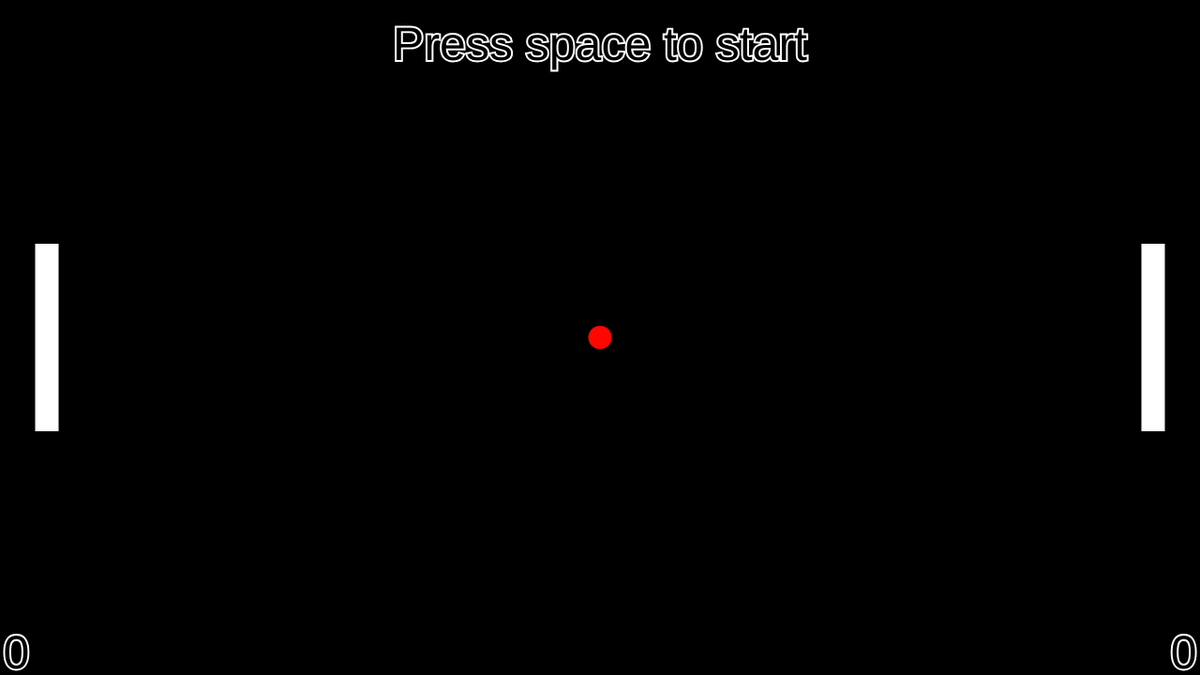
Frame 1 (no input)
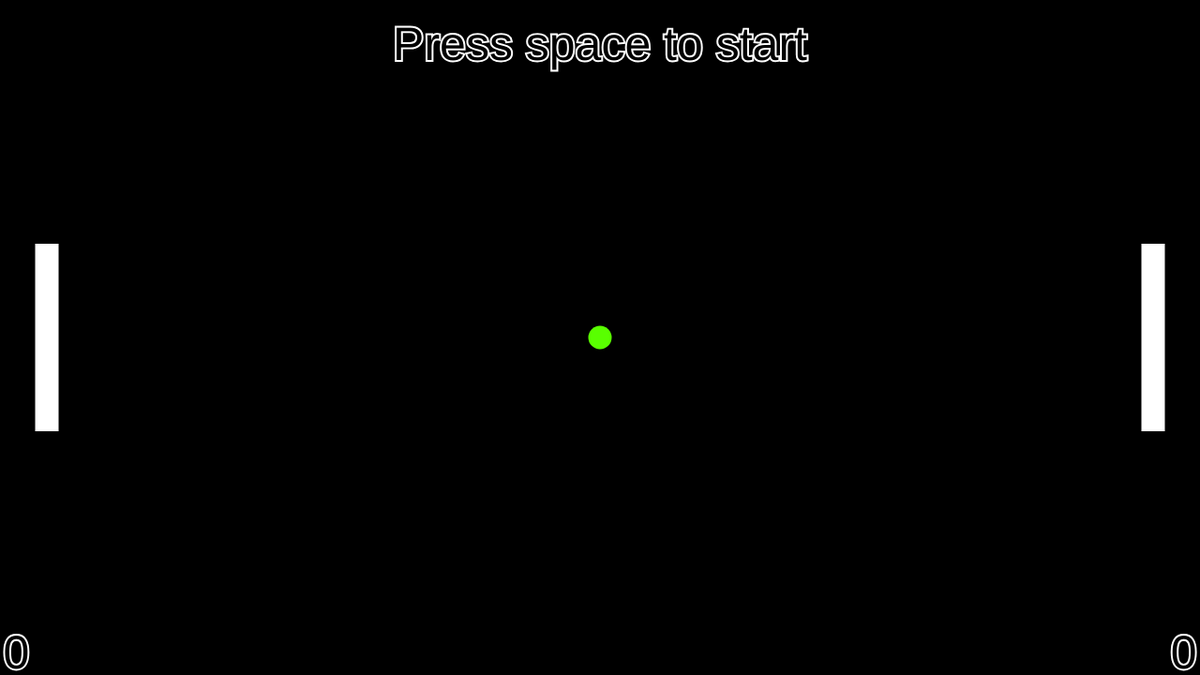
Frame 60 (no input)
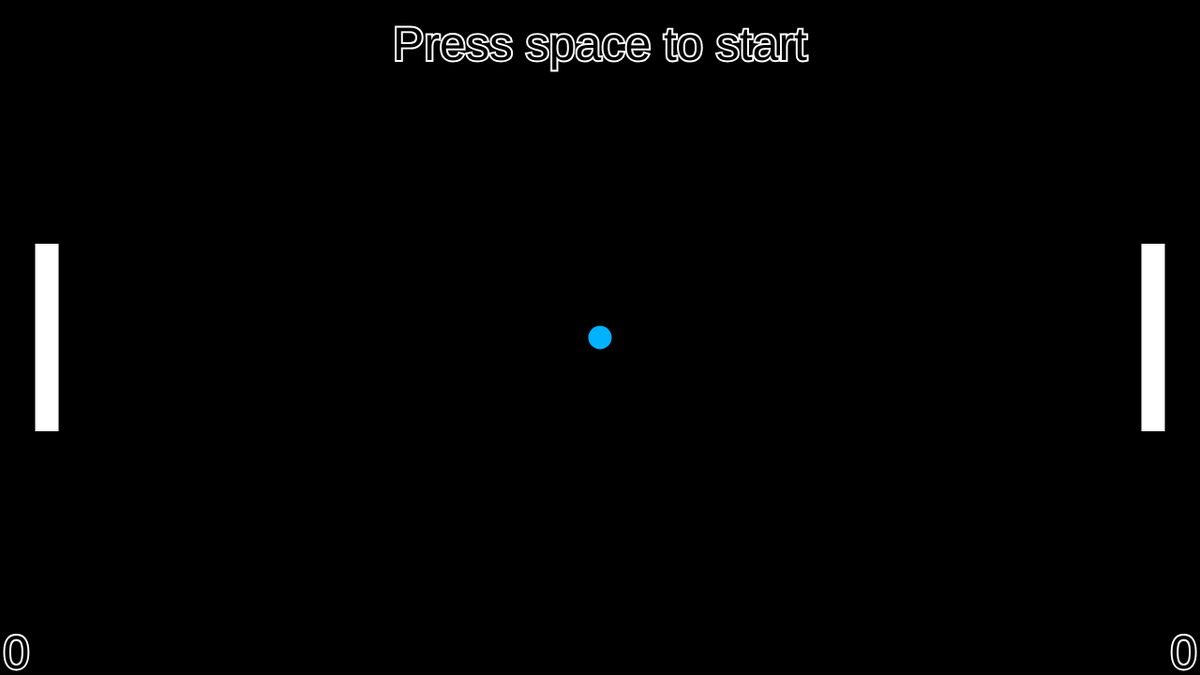
Frame 120 (the mouse pressed at the canvas centre since frame 60)

The p5.js sketch that drew these frames (run headless with seeded random() and noise() and a simulated clock; from frame 60 on, the mouse is pressed at the canvas centre):

// p5.js sketch
// ── sketch.js
var P1;
var P2;
var ball;
var menuActive;
var resumeButton;
var playVsCPUbutton;

var score = {p1: 0, p2:0, lastWinner: 1};

score.draw = function(){
	push();
	fill(0);
	stroke(255);
	strokeWeight(4);
	textSize(50);
	textAlign(LEFT, BASELINE);
	text(this.p1, 3.5, height-7);
	textAlign(RIGHT, BASELINE);
	text(this.p2, width-3.5, height-7);
	pop();
}

function setup() {
	createCanvas(1280,720);
	colorMode(HSB, 360, 100, 100, 255);
	noStroke();
	background(0);
	P1 = new Paddle(50, height/2, 25, 200, 90, 83); //z = 90, s = 83
	P2 = new Paddle(width-50, height/2, 25, 200, UP_ARROW, DOWN_ARROW);
	ball = new Ball(width/2, height/2, 25, 0);
	menuActive = false;
	resumeButton = new Button(width/2, height/2, 300, 75, "Resume");
	playVsCPUbutton = new Button(width/2, height/2 + 100, 300, 75, "CPU ON");
}

function draw() {
	if(!menuActive){
		tickGame();
	}
	render();
}

function tickGame() {
	P1.tick();
	P2.tick();
	ball.tick();
	if(ball.x < 0 || ball.x > width){
		if(ball.x < 0){
			score.p2++;
			score.lastWinner = 2;
		}
		else {
			score.p1++;
			score.lastWinner = 1;
		}
		//P1 = new Paddle(50, height/2, 25, 200, 90, 83); //z = 90, s = 83
		//P2 = new Paddle(width-50, height/2, 25, 200, UP_ARROW, DOWN_ARROW);
		ball = new Ball(width/2, height/2, 25, 0);
	}

}

function drawGame() {
	background(0);
	P1.draw();
	P2.draw();
	score.draw();
	ball.drawHistory();
	ball.draw();
}

function drawMenu() {
	push();
	colorMode(RGB);
	fill(127,127,127,100); //RGBA, gray semi-transparent background
	rectMode(CORNER);
	noStroke();
	rect(0,0,width,height);
	fill(255);
	textSize(75);
	textAlign(CENTER,CENTER);
	stroke(255);
	strokeWeight(3);
	text("Menu", width/2, height/2 - 100);
	resumeButton.draw();
	playVsCPUbutton.draw();
	pop();
}

function render() {
	drawGame();
	if(ball.speed == 0){
		fill(0);
		textSize(50);
		textAlign(CENTER,CENTER);
		stroke(255);
		strokeWeight(4);
		text("Press space to start", width/2, 50);
	}
	if(menuActive){
		drawMenu();
	}
}

function Paddle(x,y,w,h, keyUp, keyDown){
	this.x = x;
	this.y = y;
	this.height = h;
	this.width = w;
	this.speed = 15;
	this.keyUp = keyUp;
	this.keyDown = keyDown;
	this.color = color(255);

	this.draw = function() {
		noStroke();
		fill(this.color);
		rectMode(CENTER)
		rect(this.x,this.y,this.width,this.height);
	}

	this.tick = function() {
		if(playVsCPUbutton.text == "CPU OFF" || this == P2){
			if(keyIsDown(keyDown))
				this.y += this.speed
			else if(keyIsDown(keyUp))
				this.y -= this.speed
		} else {
			if(this.y - ball.y > 50)
				this.y -= this.speed;
			else if(this.y - ball.y < -50)
				this.y += this.speed;
		}
		this.y = constrain(this.y, this.height/2, height-this.height/2);
	}
}

function Ball(x,y,size,col) {
	this.x = x;
	this.y = y;
	this.size = size;
	this.speed = 0;
	this.angle = 0;
	this.col = col;
	this.history = [];

	this.draw = function() {
		noStroke();
		fill(color(this.col, 100, 100));
		ellipseMode(CENTER);
		ellipse(this.x,this.y,this.size,this.size);
	}

	this.drawHistory = function() {
		for(let i = 0; i < this.history.length; i++){
			noStroke();
			fill(color(this.history[i].col, 255, 100, i/this.history.length*100*0.7));
			ellipseMode(CENTER);
			ellipse(this.history[i].x,this.history[i].y,this.size*((i+1)/this.history.length/2+0.5),this.size*((i+1)/this.history.length/2+0.5));
		}
	}

	this.collide = function(paddle){
		if(abs(this.x - paddle.x) <= (this.size + paddle.width)/2){
			if(this.y + this.size/2 >= paddle.y - paddle.height/2 && this.y - this.size/2 <= paddle.y + paddle.height/2){
				paddle.color = color(this.col, 100, 100);
				return true;
			}
		}
		return false;
	}

	this.tick = function() {
		// Check collision 5 times per width of the ball
		let steps = ceil(this.speed/this.size*5);
		if(steps == 0)
			this.cycleColor();
		for(let i = 0; i < steps; i++){
			this.history.push(new Ball(this.x, this.y, this.size, this.col));
			this.cycleColor();
			// Remove end of the tail
			while(this.history.length > 10*steps+10)
				this.history.splice(0,1);
			this.x += this.speed * cos(this.angle) / steps;
			this.y += this.speed * sin(this.angle) / steps;
			if(this.collide(P1)){
				this.angle = (this.y - P1.y)/P1.height*HALF_PI;
				this.speed++;
			} else if(this.collide(P2)){
				this.angle = PI-(this.y - P2.y)/P2.height*HALF_PI;
				this.speed++;
			}
			if(this.y - this.size/2 <= 0 || this.y + this.size/2 >= height){
				this.angle = -this.angle;
			}
		}
		if(this.speed == 0 && keyIsDown(32)){ //32 = space bar
			// Loser of previous round gets the ball first
			this.speed = 20;
			this.angle = score.lastWinner == 1 ? 0 : PI;
		}
	}

	this.cycleColor = function() {
		let step = 1.65;
		this.col = (this.col+step) % 360;
	}
}

function Button(x,y,w,h,t){
	this.x = x;
	this.y = y;
	this.width = w;
	this.height = h;
	this.text = t;

	this.draw = function(){
		stroke(255,255,255);
		if(this.hover()){
			fill(75,75,75);
		} else {
			fill(0,0,0);
		}
		strokeWeight(3);
		rect(this.x-this.width/2,this.y-this.height/2,this.width,this.height);
		textAlign(CENTER, CENTER);
		textSize(this.height*0.666);
		fill(255,255,255);
		strokeWeight(2);
		text(this.text, this.x, this.y+0.05*this.height);
	}

	this.hover = function() {
		if(inRect(mouseX, mouseY, this.x, this.y, this.width, this.height))
			return true;
		return false;
	}
}

function inRect(x,y,xRect, yRect, w,h) {
	xRect -= w/2;
	yRect -= h/2;
	if(x >= xRect && x <= xRect+w && y >= yRect && y <= yRect+h){
		return true;
	}
	return false;
}

function keyPressed() {
	if(keyCode == ESCAPE)
		menuActive = menuActive ? false : true;
	else if(keyCode == 107  && ball.speed != 0)
		ball.speed++;
	else if(keyCode == 109 && ball.speed != 0){
		ball.speed--;
		ball.speed = ball.speed < 1 ? 1 : ball.speed;
	}
}

function mousePressed(){
	if(mouseButton == LEFT){
		if(resumeButton.hover())
			menuActive = false;
		if(playVsCPUbutton.hover()){
			if(playVsCPUbutton.text == "CPU OFF")
				playVsCPUbutton.text = "CPU ON";
			else
				playVsCPUbutton.text = "CPU OFF";
		}
	}
	return false;
}
// ── pong.html
<!DOCTYPE html>
<html>
  <head>
    <meta charset="UTF-8"\>
    <script src="https://cdnjs.cloudflare.com/ajax/libs/p5.js/0.5.11/p5.min.js"></script>
    <script src="p5.min.js"></script>
    <script src="sketch.js"></script>
    <link rel="stylesheet" type="text/css" href="style.css">
  </head>
  <body>
    <div style="position: absolute; top: 25px; color: dimgray; font-family: sans-serif; z-index: 1; display: flex;">
        left paddle: Z/S to move up and down</br>
        right paddle: up/down arrows</br>
        esc. to pause or turn on CPU for left paddle
    </div>
  </body>
</html>
